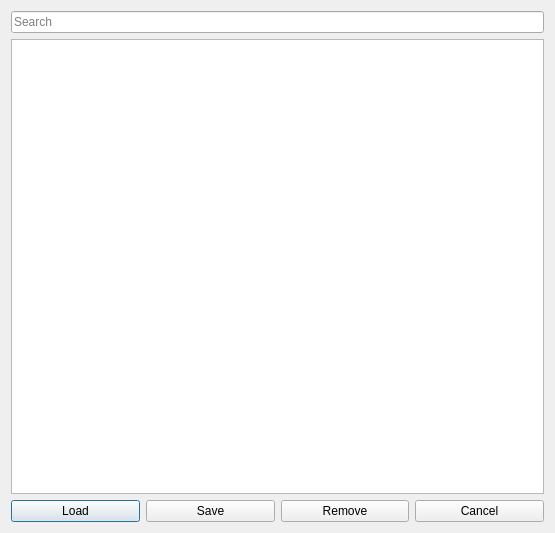
<?xml version="1.0" encoding="UTF-8"?>
<ui version="4.0">
 <class>RegExGrepListDialog</class>
 <widget class="QDialog" name="RegExGrepListDialog">
  <property name="geometry">
   <rect>
    <x>0</x>
    <y>0</y>
    <width>555</width>
    <height>533</height>
   </rect>
  </property>
  <property name="windowTitle">
   <string>Saved RegEx</string>
  </property>
  <layout class="QVBoxLayout" name="verticalLayout">
   <item>
    <widget class="QLineEdit" name="searchEdit">
     <property name="placeholderText">
      <string>Search</string>
     </property>
    </widget>
   </item>
   <item>
    <widget class="QListWidget" name="regExList"/>
   </item>
   <item>
    <layout class="QHBoxLayout" name="horizontalLayout">
     <item>
      <widget class="QPushButton" name="loadButton">
       <property name="text">
        <string>Load</string>
       </property>
      </widget>
     </item>
     <item>
      <widget class="QPushButton" name="saveButton">
       <property name="text">
        <string>Save</string>
       </property>
      </widget>
     </item>
     <item>
      <widget class="QPushButton" name="removeButton">
       <property name="text">
        <string>Remove</string>
       </property>
      </widget>
     </item>
     <item>
      <widget class="QPushButton" name="cancelButton">
       <property name="text">
        <string>Cancel</string>
       </property>
      </widget>
     </item>
    </layout>
   </item>
  </layout>
 </widget>
 <resources/>
 <connections/>
</ui>
